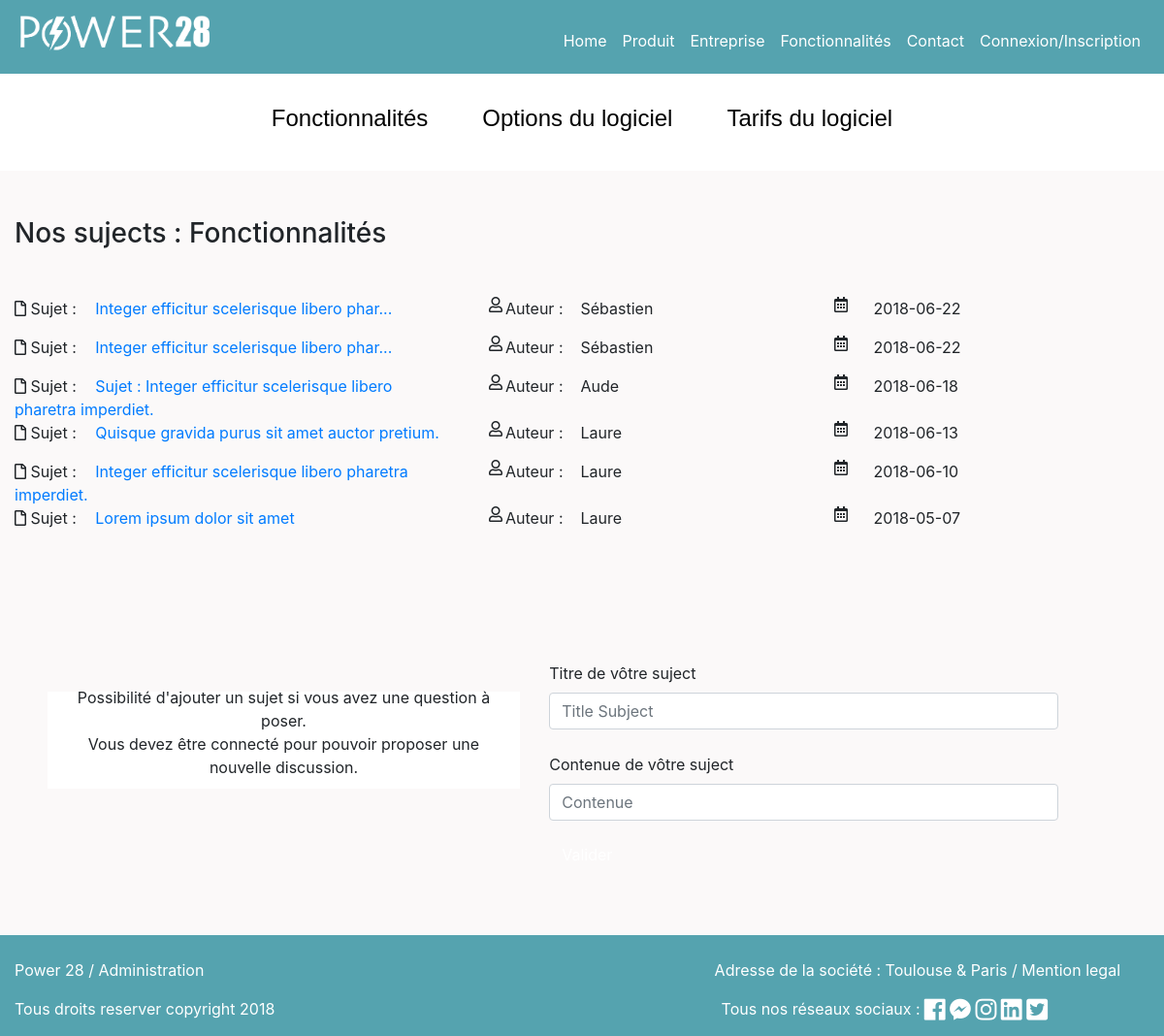
The app's page /index.php?page=forum_list&category_id=1, older data.
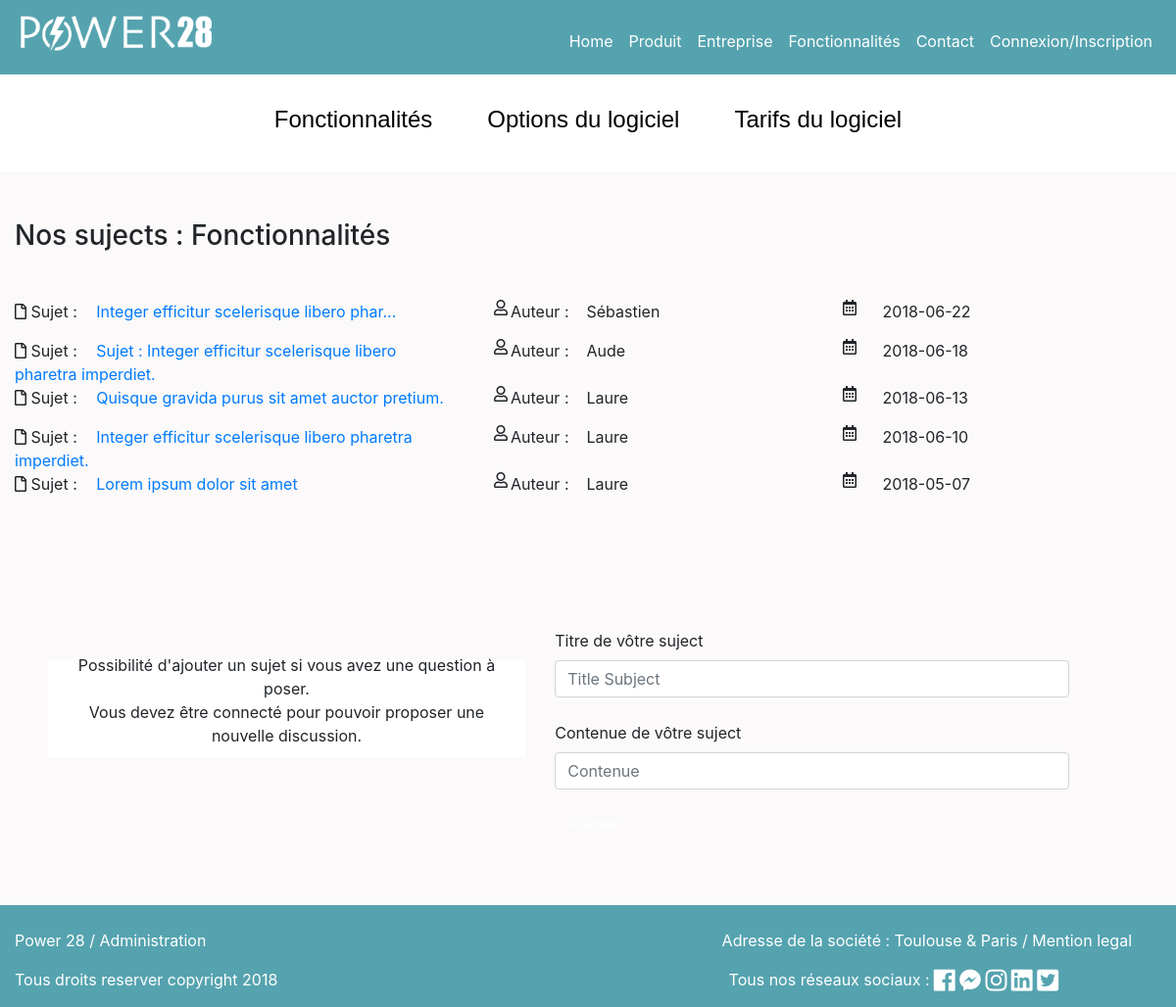
The same page, newer data.
### tables this page shows
CREATE TABLE `category` (
  `id` int(11) NOT NULL,
  `name` varchar(255) NOT NULL
);

CREATE TABLE `forum` (
  `id` int(11) NOT NULL,
  `category_id` int(11) NOT NULL,
  `name` varchar(255) NOT NULL,
  `author` varchar(255) NOT NULL,
  `content` varchar(255) NOT NULL,
  `is_published` tinyint(1) NOT NULL,
  `created_at` date NOT NULL
);

### controllers/front/forum_list.php (called while the page is built, shortened)
<?php
require_once ('models/front/forum.php');
require_once ('models/front/category.php');
$categories = getCategories();
if(isset($_GET['category_id'])){
    $currentCategory = getCategory($_GET['category_id']);
    if($currentCategory) {
    $forums = getForums($_GET['category_id']);
  }
}
else{
    header('location:index.php?page=error');
    exit;
}
require_once ('views/front/forum_list.php');
?>

### models/front/category.php (called while the page is built)
<?php
function getCategory($categoryId){
	$db = dbConnect();
    $query = $db->prepare('SELECT * FROM category WHERE id = ?');
    $query->execute(array($categoryId));
    return $query -> fetch();
}
function getCategories(){
    $db = dbConnect();
    $query = $db->query('SELECT * FROM category');
    return $query->fetchAll();
}
?>

### models/front/forum.php (called while the page is built, shortened)
<?php
function getForums($category_id)
{
    $db = dbConnect();
    $query = $db->prepare('SELECT * FROM forum WHERE category_id = ? AND is_published = 1 ORDER BY created_at DESC');
    $query->execute(array($category_id));
    return $query->fetchAll();
}

### views/front/forum_list.php (the view, shortened to what this page needs)
<!DOCTYPE html>
<html>
<head>
  <link rel="stylesheet" href="assets/css/forums.css">
</head>
<body class="body">
<?php require ('Partials/nav.php');?>
<div class="subjectforum d-flex flex-column justify-content-center">
    <?php require 'category.php'; ?>
</div>
<?php if(!empty($forums)): ?>
                <div class="subject col-md-9 mt-5">
                    <h3>Nos sujects : <?php if(isset($currentCategory)): ?><?php echo $currentCategory['name']; ?><?php else : ?><?php endif; ?> </h3>
                </div>
                <div class="row col-md-12 mt-5 d-flex justify-content-between">
                    <?php foreach($forums as $key => $topic): ?>
                    <div class="col-md-5">
                        <i class="far fa-file"></i> Sujet :  <a class="col-6" href="index.php?page=forum&forum_id=<?php echo $topic['id']; ?>"><?php echo htmlentities($topic['name']);  ?></a>
                    </div>
                    <div class="col-md-2 row d-flex justify-content-around">
                        <i class="far fa-user"></i> Auteur : <p class="col-6"><?php echo htmlentities($topic['author']);  ?></p>
                    </div>
                    <div class="col-md-5">
                        <div class="row d-flex justify-content-center">
                            <i class="far fa-calendar-alt col-md-1"></i>
                            <p class="col-md-3" ><?php echo $topic['created_at']; ?></p>
                        </div>
                    </div>
                    <?php endforeach; ?>
                </div>
                <div class="mt-5 col-md-12 row align-items-center justify-content-center">
                    <div class="blocktext col-md-5 bg-white text-center d-flex align-items-center justify-content-center">
                    <p>Possibilité d'ajouter un sujet si vous avez une question à poser.<br>
                       Vous devez être connecté pour pouvoir proposer une nouvelle discussion.
                    </p>
                    </div>
                    <div class="col-md-6 mt-5">
                    <form action="index.php?page=forum_list&category_id=<?php echo $topic['category_id'] ?>" method="post">
                        <div class="form-group col-12 mt-4">
                            <label>Titre de vôtre suject</label>
                            <input type="text" name="name" class="form-control" id="formGroupExampleInput2" placeholder="Title Subject"> <br>
                            <label>Contenue de vôtre suject</label>
                            <input type="text" name="content" class="form-control" id="formGroupExampleInput2" placeholder="Contenue">
                            <input class="btn button mt-3 text-white" type="submit" name="savesubject" value="Valider" />
                        </div>
                    </form>
                    </div>
                </div>
<?php else: ?>
    <p class="ml-3">Aucun suject dans cette catégorie de forum...</p>
<?php endif; ?>
<footer class="mt-5">
    <?php require('partials/footer.php'); ?>
</footer>
</body>
</html>

### views/front/category.php
<nav class="col-12 py-2 categories-nav">
  <ul class="mt-4 row subject d-flex justify-content-center">
      <?php foreach($categories as $category): ?>
        <a class="mr-5" href="index.php?page=forum_list&category_id=<?php echo $category['id']; ?>"><h4 class="text-center ml-2"><?php echo $category['name']; ?></h4></a>
      <?php endforeach; ?>
  </ul>
</nav>

Row changes from the older to the newer data that the page shows:
no longer on this page (row edited): forum: name "Integer efficitur scelerisque libero phar...", author "Sébastien", created_at "2018-06-22"
